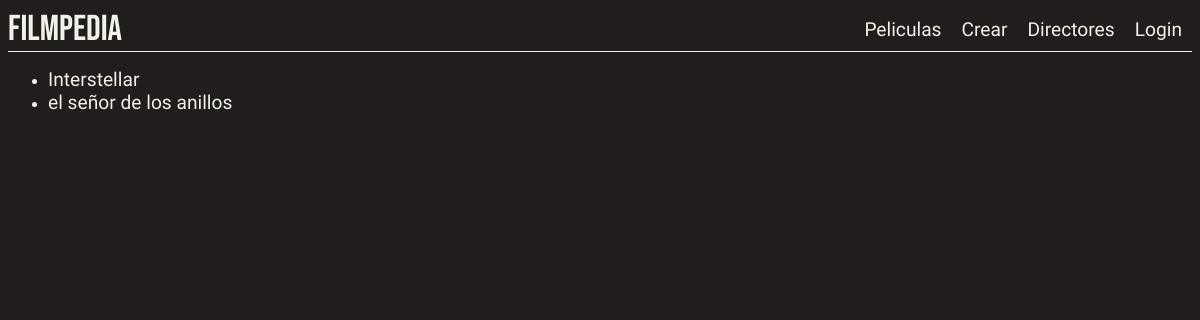
Before: / with the older database file.
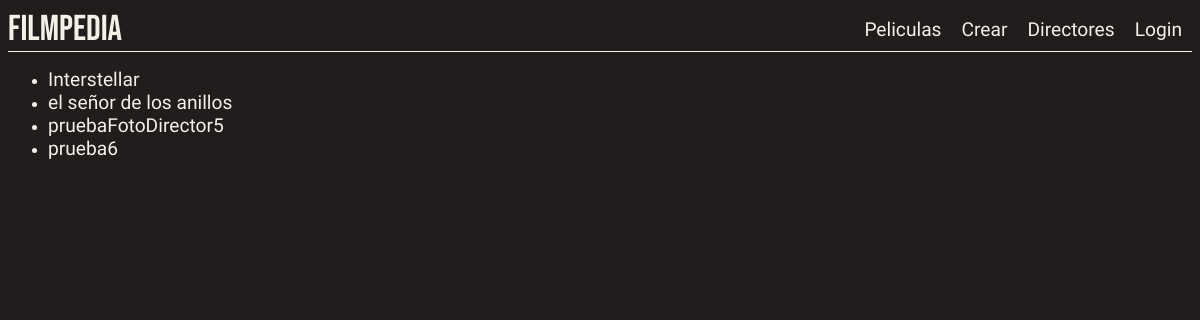
After: the same page with the newer database file.
### tables this page shows
CREATE TABLE `peliculas` (
  `id` int(11) NOT NULL,
  `nombre` varchar(255) NOT NULL,
  `fecha_estreno` date DEFAULT NULL,
  `genero` varchar(255) DEFAULT NULL,
  `descripcion` text NOT NULL,
  `imagen` varchar(50) NOT NULL,
  `id_director` int(11) DEFAULT NULL,
  `id_categoria` int(11) DEFAULT NULL
);

### app/views/film.view.php (called while the page is built, shortened)
<?php
class FilmView
{
    public function showFilms($films)
    {
        require 'templates/films.phtml';
    }
}

### app/controllers/film.controller.php (called while the page is built, shortened)
<?php
require_once 'app/models/film.model.php';
require_once 'app/views/film.view.php';
class FilmController
{
    private $model;
    private $view;
    public function __construct()
    {
        $this->model = new FilmModel();
        $this->view = new FilmView();
    }
    public function showFilms()
    {
        $films = $this->model->getFilms();
        $this->view->showFilms($films);
    }
}

### app/models/config.db.php (called while the page is built, shortened)
<?php
class ConfigModel {
    protected $db;
    public function __construct() {
        $this->db = new PDO(
            "mysql:host=".MYSQL_HOST.";dbname=".MYSQL_DB.";charset=utf8",
            MYSQL_USER,
            MYSQL_PASS
        );
        $this->deploy();
    }
    private function deploy() {
        $query = $this->db->query('SHOW TABLES');
        $tables = $query->fetchAll();
    }
}
?>

### app/models/film.model.php (called while the page is built, shortened)
<?php
require_once 'config.db.php';
class FilmModel extends ConfigModel
{
    public function getFilms()
    {
        $query = $this->db->prepare('SELECT * FROM peliculas');
        $query->execute();
        return $query->fetchAll(PDO::FETCH_OBJ);
    }
}

### templates/films.phtml (the view, shortened to what this page needs)
<?php require 'layout/header.phtml' ?>
<ul>
    <?php foreach($films as $film): ?>
        <li>
            <a href="pelicula/<?= $film->id ?>">
                <?= $film->nombre ?>
            </a>
        </li>
    <?php endforeach ?>
</ul>

### router.php (shortened to what this page needs)
<?php
require_once 'app/controllers/film.controller.php';
$action = 'peliculas';
$params = explode('/', $action);
switch ($params[0]) {
    case 'peliculas':
        $controller = new FilmController();
        $controller->showFilms();
        break;
}

### templates/layout/header.phtml (shortened to what this page needs)
<!DOCTYPE html>
<html lang="en">
<head>
    <link href="https://fonts.googleapis.com/css2?family=Bebas+Neue&family=Rufina:wght@400;700&display=swap" rel="stylesheet">    <link rel="stylesheet" href="css/style.css?v=1.0">
</head>
<body>
<header>
    <nav>
        <h1>
            <a href="" class="title">Filmpedia </a>
        </h1>
        <ul>
            <li>
                <a href="peliculas">Peliculas</a>
            </li>
            <li>
                <a href="agregarPelicula">Crear</a>
            </li>
            <li>
                <a href="<?= BASE_URL . '/verDirectores' ?>">Directores</a>
            </li>
            <?php if (isset($_SESSION['ID_USER'])): ?>
                <li>
                    <a href="<?= BASE_URL . '/logout' ?>">Logout</a>
                </li>
            <?php else: ?>
                <li>
                    <a href="<?= BASE_URL . '/showLogin' ?>">Login</a>
                </li>
            <?php endif; ?>
        </ul>
    </nav>
</header>

### css/style.css (style rules this page uses)
body { color: #F2F1E8; background-color: #201d1c; }
h1 { margin: 0; }
.title { text-decoration: none; font-size: 1.5em; font-weight: 400; font-family: "Bebas Neue", sans-serif; color: #F2F1E8; margin: 0; padding: 0; }
nav { display: flex; justify-content: space-between; align-items: center; border-bottom: 1px solid #F2F1E8; margin-bottom: 1em; }
nav ul { display: flex; justify-content: space-between; align-items: center; list-style: none; margin: 0; }
nav ul li { margin: 0 10px; }
a { font-family: "Rufina", sans-serif; text-decoration: none; color: #F2F1E8; font-size: 1.2em; font-weight: 400; position: relative; }
a::after { content: ''; position: absolute; bottom: -2px; left: 0; width: 0; height: 2px; background-color: #F2F1E8; transition: width 0.3s ease-in-out; }

Changed rows visible on the page:
added peliculas: nombre "pruebaFotoDirector5"
added peliculas: nombre "prueba6"
